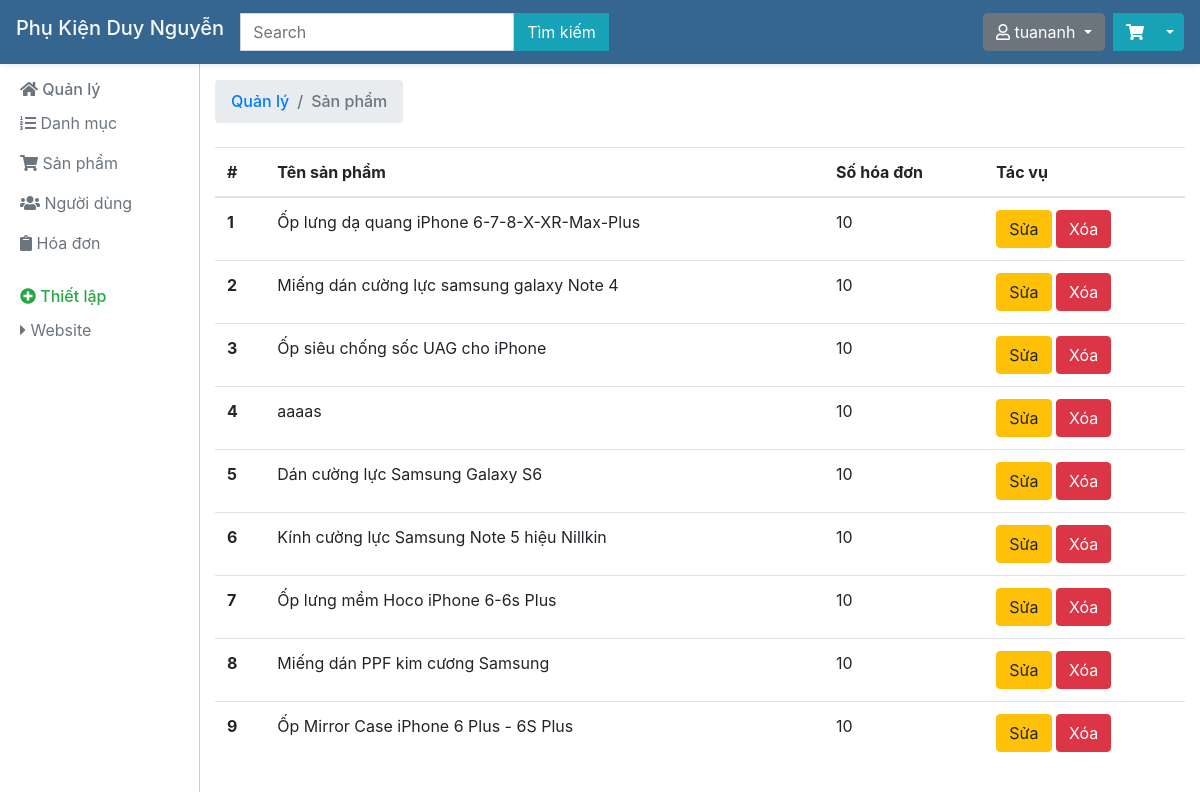
Screenshot of /quanly.php?task=qlsp (signed in) with the database file from the repository.
### tables this page shows
CREATE TABLE `sanpham` (
  `id_sanpham` int(10) NOT NULL,
  `ten` varchar(255) NOT NULL,
  `gia` varchar(255) NOT NULL,
  `mota` text NOT NULL,
  `anhdaidien` varchar(255) NOT NULL,
  `mausac` varchar(255) NOT NULL,
  `soluong` varchar(255) NOT NULL,
  `iddanhmuc` int(10) NOT NULL
);

### controller/quanly.php (called while the page is built, shortened)
<?php
class Controller
{
	protected $model;
	public function __construct(){
		require_once('./model/model.php');
		$this->model = new Model();
	}
	public function quanlysanpham(){
		$listsanpham = $this->model->getsSanPham(50);
		require_once('./view/quanlysanpham.php');
	}
}
 ?>

### model/model.php (called while the page is built, shortened)
<?php
class Model
{
	protected $host,$db,$user,$pass,$conn;
	public function __construct(){
		$this->host = 'localhost';
		$this->db = 'webphukien';
		$this->user = 'root';
		$this->pass = '';
		$this->conn = new mysqli($this->host,$this->user,$this->pass,$this->db);
		$this->conn->set_charset("utf8");
	}
	public function getsSanPham($limit=4){
		$sql = "SELECT * FROM sanpham ORDER BY RAND() LIMIT $limit";
		$result = $this->conn->query($sql);
		if($result->num_rows > 0){
			return $result;
		} else {
			return null;
		}
	}
}
 ?>

### view/quanlysanpham.php (the view)
<?php require_once('./view/header_quanly.php') ?>
<h6 class="sidebar-heading d-flex justify-content-between align-items-center mt-4 mb-2 text-success">
  <nav aria-label="breadcrumb">
      <ol class="breadcrumb">
        <li class="breadcrumb-item"><a href="quanly.php">Quản lý</a></li>
        <li class="breadcrumb-item active" aria-current="page">Sản phẩm</li>
      </ol>
    </nav>
</h6>
<div class="row">
    <div class="col-12">
        <table class="table table-hover">
            <thead>
                <tr>
                    <th scope="col">#</th>
                    <th scope="col">Tên sản phẩm</th>
                    <th scope="col">Số hóa đơn</th>
                    <th scope="col">Tác vụ</th>
                </tr>
            </thead>
            <tbody>
            	<?php $i=1;while($sanpham = $listsanpham->fetch_assoc()){ ?>
                <tr>
                    <th scope="row"><?php echo $i;$i++ ?></th>
                    <td><?php echo $sanpham['ten'] ?></td>
                    <td>10</td>
                    <td>
                        <a href="quanly.php?task=ssp&id=<?php echo $sanpham['id_sanpham'] ?>" class="btn btn-warning">Sửa</a>
                        <a href="quanly.php?task=xsp&id=<?php echo $sanpham['id_sanpham'] ?>" class="btn btn-danger">Xóa</a>
                    </td>
                </tr>
            	<?php } ?>
            </tbody>
        </table>
    </div>
</div>
<?php require_once('./view/footer_quanly.php') ?>

### view/header_quanly.php (style rules this page uses)
body { margin-top: 56px; }

### rows the page displays
sanpham: ten "Ốp lưng dạ quang iPhone 6-7-8-X-XR-Max-Plus"
sanpham: ten "Miếng dán cường lực samsung galaxy Note 4"
sanpham: ten "Ốp siêu chống sốc UAG cho iPhone"
sanpham: ten "aaaas"
sanpham: ten "Dán cường lực Samsung Galaxy S6"
sanpham: ten "Kính cường lực Samsung Note 5 hiệu Nillkin"
sanpham: ten "Ốp lưng mềm Hoco iPhone 6-6s Plus"
sanpham: ten "Miếng dán PPF kim cương Samsung"
sanpham: ten "Ốp Mirror Case iPhone 6 Plus - 6S Plus"

### other values shown
$_SESSION['user_data']['tendangnhap'] "tuananh"
